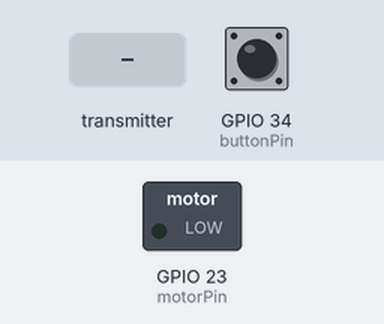
Simulated run of this sketch. Board: ESP32. Shown: switched loads named in the sketch (green lamp = pin HIGH). Dashed ring = blinking. Inputs (shaded band) come from the test bench; at power-on: GPIO 34 (buttonPin) LOW. WiFi joins after 1.5 s; servers stay silent unless stated; what the sketch prints to the serial monitor is not drawn.

Above: at 5.1 s.
5.2 s: the transmitter starts sending dist = 25
At 5.29 s:
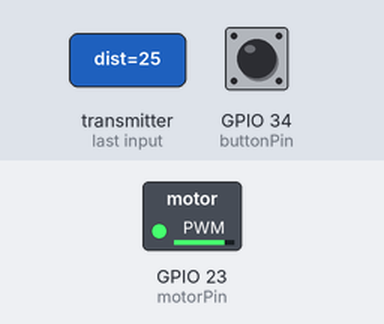
8.2 s: GPIO 34 (buttonPin) pulled HIGH for 3.2 s
12.9 s: the transmitter starts sending angle = 90
At 14.1 s:
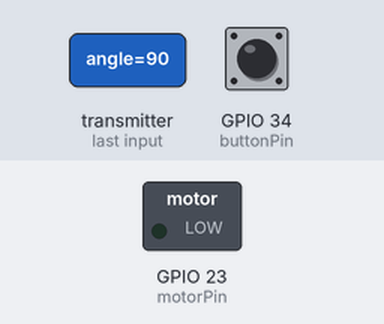
14.4 s: the transmitter starts sending angle = 0
At 14.49 s:
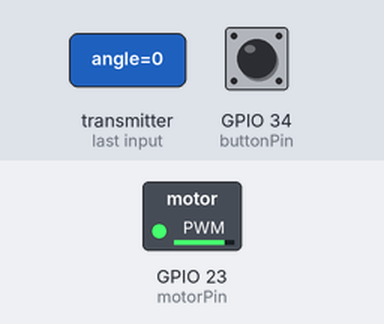
17.4 s: the transmitter starts sending angle = 180
At 18.9 s:
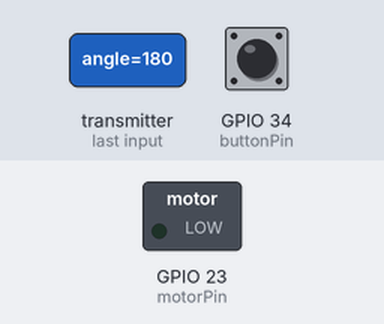
Timing chart, 0 to 20.0 s (numbered marks = the images above; inputs shaded):
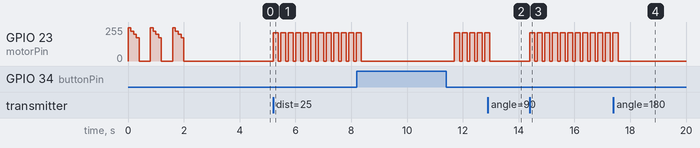

The sketch:

receiver_web.ino
```cpp
// (licence header left out)
#include <esp_now.h>
#include <WiFi.h>

#include <Arduino_JSON.h>
#include "ESPAsyncWebServer.h"

const char* ssid = "utexas-iot";
const char* password = "no lol";

JSONVar board;
AsyncWebServer server(80);
AsyncEventSource events("/events");

// Struct for data packets sent wirelessly
typedef struct struct_message {
    char str;
    float dist;
    float angle;
    bool cal;
} struct_message;

struct_message myData;
esp_now_peer_info_t peerInfo;


int motorPin = 23;
int buttonPin = 34;

bool calibrating = false;

// MAC Address of the other ESP32
uint8_t broadcastAddress[] = {0x0C, 0xB8, 0x15, 0xC1, 0x99, 0xD0};

// Motor related code

int waveForm[] = {255, 0, 255, 0};
int pulse[] = {250, 225, 200, 175, 0, 0, 0, 0};

void sendWaveform(int waveform[], int len, int delayMillis, int repeats) {
 for (int i = 0; i < repeats; i++) {
   for (int j = 0; j < len; j++) {
    analogWrite(motorPin, waveform[j]);
    delay(delayMillis);
   }
 }
}

// Waveform simulator: Repeatedly flips motor on for a given time, then off for half that time.
// Intensity <= 255; minimum (transistor cutoff) is unclear
void sendDelayIntensity(int delayMillis, byte intensity, int repeats, bool printToConsole) {
  if (printToConsole) {
    Serial.println("Delay: " + String(delayMillis) + ", Intensity: " + String(intensity) + ", Repeats: " + String(repeats));
  }
  for (int i = 0; i < repeats; i++) {
    analogWrite(motorPin, intensity);
    delay(delayMillis);
    flushMotor(delayMillis/2);
  }
}

// Turn motor off for delayMillis
void flushMotor(int delayMillis) {
  analogWrite(motorPin, 0);
  delay(delayMillis);
}

void sendFreqIntensity(int cyclesPerSecond, int durationMillis, bool printToConsole) {
  sendDelayIntensity(1000/cyclesPerSecond/2, 255, durationMillis*cyclesPerSecond/1000, printToConsole);
}

// Arbitrary but useful. Significant changes in distance --> detectable, consistent changes in output
int delayFunc(float dist) {
  double freq = 10.0 + 1.40625*pow(((double) dist)/30.0, 1.8);
  return (int) 2000.0/freq;
}

int intensityFunc(float dist) {
  if (dist <= 1) {
    return 0;
  }
  double out = 200.0 + 55.0/20.0*sqrt((double) dist);
  return (int) out;
}

// ESP-NOW callbacks, called asynchonously during data transmission.

// called upon receiving a packet from the other ESP
void OnDataRecv(const uint8_t * mac, const uint8_t *incomingData, int len) {
  memcpy(&myData, incomingData, sizeof(myData));

  if (myData.str == 'D') {
    sendWaveform(pulse, 8, 250, 2);
    Serial.println("Done calibrating");
  }
  if (myData.str == 'A') {
    sendWaveform(pulse, 8, 63, 4);
    Serial.println("Done calibrating accelerometer");
  }
  calibrating = myData.cal; // resume loop operation after calibration

  //Serial.println("Distance: " + String(myData.dist) + " cm");
  //Serial.println("Angle to vertical: " + String(myData.angle) + " degrees");
  //if (calibrating) {
    // Serial.println("Calibrating");
  //}
}

// called upon sending a packet to the other ESP
void OnDataSent(const uint8_t *mac_addr, esp_now_send_status_t status) {
  Serial.println(status == ESP_NOW_SEND_SUCCESS ? "Delivery Success" : "Delivery Fail");
}

void setup() {
  //calibrating = true;
  Serial.begin(9600);
  Serial.println(WiFi.macAddress());

  pinMode(motorPin, OUTPUT);
  pinMode(buttonPin, INPUT);

  // ESP-NOW communication setup
  WiFi.mode(WIFI_AP_STA); // Set device as a Wi-Fi Station
  if (esp_now_init() != ESP_OK) { // Initialize ESP-NOW, handle errors
    Serial.println("Error initializing ESP-NOW");
    return;
  }

  esp_now_register_send_cb(OnDataSent); // bind the OnDataSent callback

  // Register the other ESP32 as a peer
  memcpy(peerInfo.peer_addr, broadcastAddress, 6);
  peerInfo.channel = 0;
  peerInfo.encrypt = false;
  if (esp_now_add_peer(&peerInfo) != ESP_OK){
    Serial.println("Failed to add peer"); // handle errors
    return;
  }

  esp_now_register_recv_cb(OnDataRecv); // bind the OnDataRecv callback

  sendWaveform(pulse, 8, 100, 3);

  // Connect to Wi-Fi network with SSID and password
  Serial.print("Connecting to ");
  Serial.println(ssid);
  WiFi.begin(ssid, password);
  while (WiFi.status() != WL_CONNECTED) {
    delay(500);
    Serial.print(".");
  }
  // Print local IP address and start web server
  Serial.println("");
  Serial.println("WiFi connected.");
  Serial.println("IP address: ");
  Serial.println(WiFi.localIP());
  Serial.print("Wi-Fi Channel: ");
  Serial.println(WiFi.channel());

  //server.enableCORS();
  //server.on("/read", handleRead);
  server.on("/read", HTTP_GET, [](AsyncWebServerRequest *request){
    String json = "{\"distance\": " + String(myData.dist) + ", \"angle\": " + String(myData.angle) + "}";

    request->send_P(200, "text/json", json.c_str());
  });

  events.onConnect([](AsyncEventSourceClient *client){
    if(client->lastId()){
      Serial.printf("Client reconnected! Last message ID that it got is: %u\n", client->lastId());
    }
    // send event with message "hello!", id current millis
    // and set reconnect delay to 1 second
    client->send("hello!", NULL, millis(), 10000);
  });
  server.addHandler(&events);


  //calibrating = false;
  DefaultHeaders::Instance().addHeader("Access-Control-Allow-Origin", "*");
  server.begin();


}

//void handleRead() {
  //server.send(200, "text/json", "{\"distance\": " + String(myData.dist) + ", \"angle\": " + String(myData.angle) + "}");
//}


void loop() {
  if (!calibrating) {
    int buttonPressed = digitalRead(buttonPin);
    if (buttonPressed == HIGH) { // start calibration sequence, exit normal execution loop
      calibrating = true;
      myData.cal = true;
      esp_err_t result = esp_now_send(broadcastAddress, (uint8_t *) &myData, sizeof(myData));
      if (result == ESP_OK) {
        Serial.println("Sent with success");
      }
      else {
        Serial.println("Error sending the data");
      }
    } else if ((myData.angle <= 60)  && myData.dist > 1) { // write to motor output
       // delay: 100 to 10
      sendDelayIntensity(delayFunc(myData.dist), intensityFunc(myData.dist), 1, false);
    }
    //server.handleClient();
  }
}
```

Measured:
- after the input at 5.2 s, GPIO 23 (motorPin): alternates 213/255 for 0.18 s and 0/255 for 0.09 s, starting at once
- after the input at 12.9 s, GPIO 23 (motorPin): goes on until 13.0 s, then stays 0/255
- after the input at 14.4 s, GPIO 23 (motorPin): alternates 213/255 for 0.18 s and 0/255 for 0.09 s, starting at once
- after the input at 17.4 s, GPIO 23 (motorPin): goes on until 17.6 s, then stays 0/255
